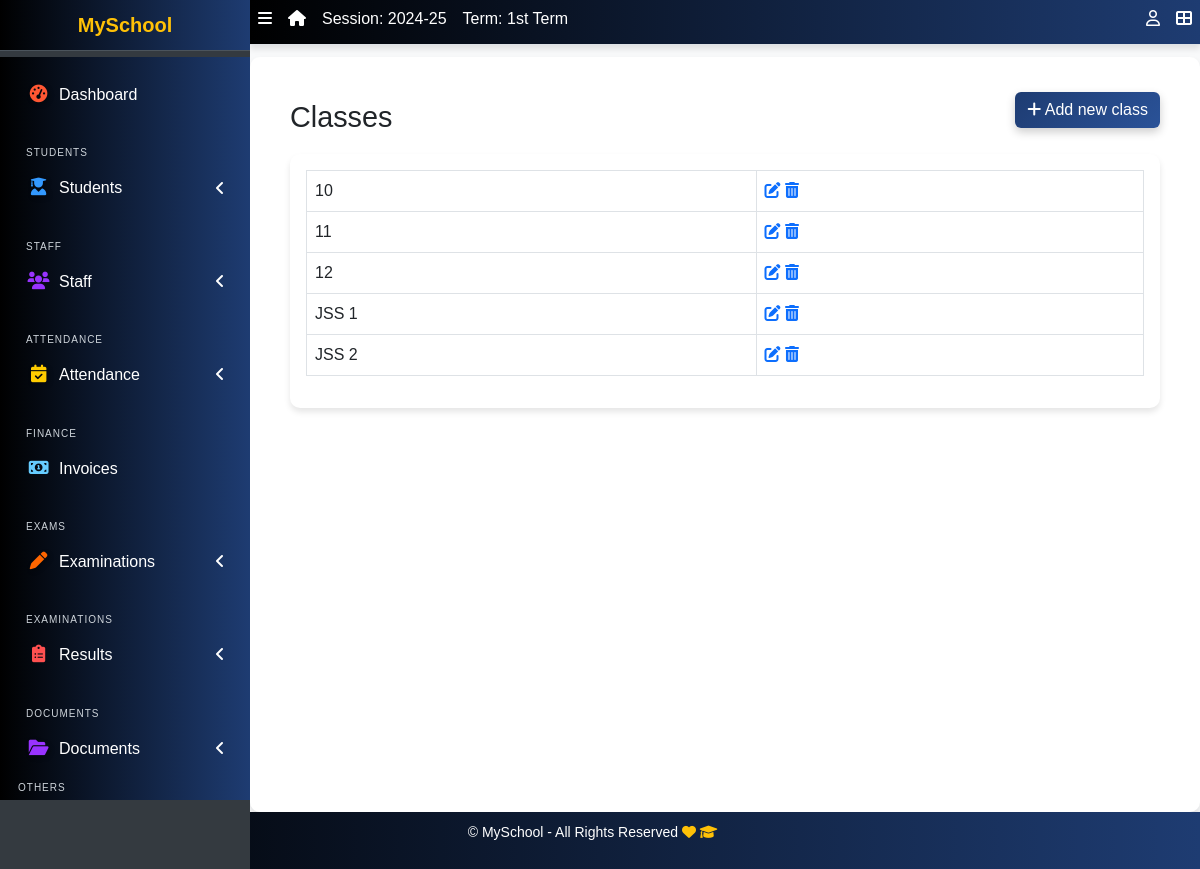
/class/list/ (signed in), run on an earlier commit of the app's database.
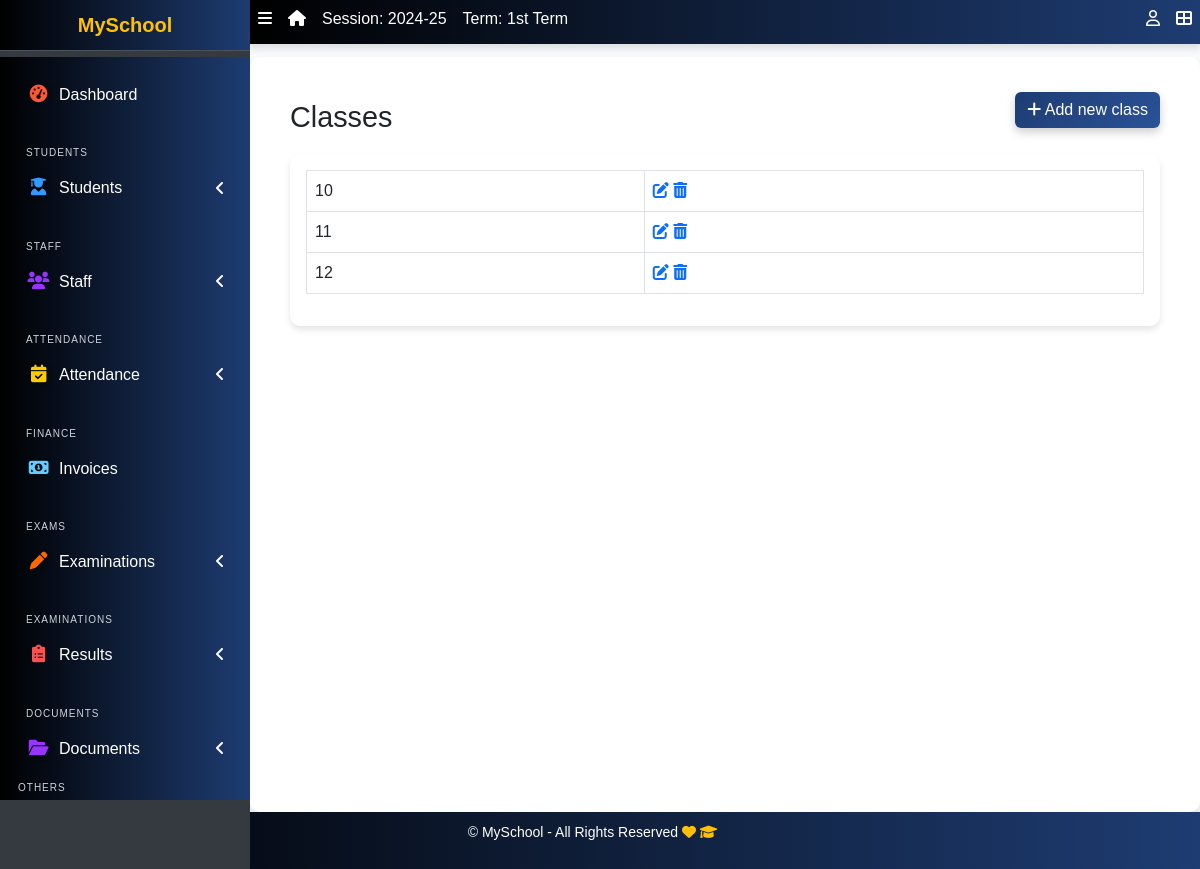
And on a later commit of the database.
### apps/corecode/models.py (models this page shows)
class StudentClass(models.Model):
    name = models.CharField(max_length=200, unique=True)
    class Meta:
        verbose_name = "Class"
        verbose_name_plural = "Classes"
        ordering = ["name"]
    def __str__(self):
        return self.name

### apps/corecode/views.py (the view)
# urls.py: path("class/list/", ClassListView.as_view(), name="classes"),
class ClassListView(LoginRequiredMixin, SuccessMessageMixin, ListView):
    model = StudentClass
    template_name = "corecode/class_list.html"
    def get_context_data(self, **kwargs):
        context = super().get_context_data(**kwargs)
        context["form"] = StudentClassForm()
        return context

### apps/corecode/context_processors.py (called while the page is built)
def site_defaults(request):
    current_session = AcademicSession.objects.get(current=True)
    current_term = AcademicTerm.objects.get(current=True)
    vals = SiteConfig.objects.all()
    contexts = {
        "current_session": current_session.name,
        "current_term": current_term.name,
    }
    for val in vals:
        contexts[val.key] = val.value
    return contexts

### apps/corecode/templates/corecode/class_list.html (shortened to what this page needs)
{% extends 'base.html' %}
{% load widget_tweaks %}
{% block title %}
Classes
{% endblock title %}
{% block breadcrumb %}
  <a class="btn btn-primary" href="#" data-toggle="modal" data-target="#modal1">
    <i class="fa fa-plus"></i>
    Add new class
  </a>
{% endblock breadcrumb %}
{% block content %}
  <div class="row">
    <div class="col-sm-12">
        <table class="table table-bordered">
          <tbody>
            {% for object in object_list %}
            <tr>
              <td>{{ object }}</td>
              <td><a href="{% url 'class-update' object.id %}"><i
                    class="fa fa-edit"></i></a> <a
                  href="{% url 'class-delete' object.id %}"><i
                    class="fa fa-trash-alt"></i></a></td>
            </tr>
            {% endfor %}
          </tbody>
        </table>
    </div>
  </div>
{% endblock content %}

What changed in the data, as far as the page shows it:
removed StudentClass: name "JSS 1"
removed StudentClass: name "JSS 2"
